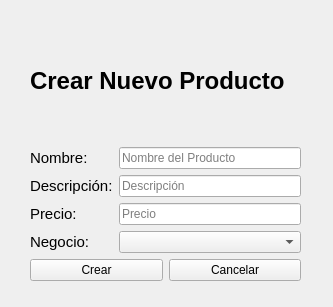
<?xml version="1.0" encoding="UTF-8"?>
<ui version="4.0">
 <class>Form</class>
 <widget class="QWidget" name="Form">
  <property name="geometry">
   <rect>
    <x>0</x>
    <y>0</y>
    <width>333</width>
    <height>307</height>
   </rect>
  </property>
  <property name="windowTitle">
   <string>Foud Court</string>
  </property>
  <widget class="QWidget" name="">
   <property name="geometry">
    <rect>
     <x>30</x>
     <y>20</y>
     <width>271</width>
     <height>261</height>
    </rect>
   </property>
   <layout class="QGridLayout" name="gridLayout_3">
    <item row="0" column="0">
     <widget class="QLabel" name="label">
      <property name="font">
       <font>
        <pointsize>18</pointsize>
        <weight>75</weight>
        <bold>true</bold>
       </font>
      </property>
      <property name="text">
       <string>Crear Nuevo Producto</string>
      </property>
     </widget>
    </item>
    <item row="1" column="0">
     <layout class="QGridLayout" name="gridLayout_2">
      <item row="0" column="0">
       <widget class="QLabel" name="label_2">
        <property name="font">
         <font>
          <pointsize>11</pointsize>
         </font>
        </property>
        <property name="text">
         <string>Nombre: </string>
        </property>
       </widget>
      </item>
      <item row="0" column="1">
       <widget class="QLineEdit" name="InputNombre">
        <property name="placeholderText">
         <string>Nombre del Producto</string>
        </property>
       </widget>
      </item>
      <item row="1" column="0">
       <widget class="QLabel" name="label_3">
        <property name="font">
         <font>
          <pointsize>11</pointsize>
         </font>
        </property>
        <property name="text">
         <string>Descripción:</string>
        </property>
       </widget>
      </item>
      <item row="1" column="1">
       <widget class="QLineEdit" name="InputDescripcion">
        <property name="placeholderText">
         <string>Descripción</string>
        </property>
       </widget>
      </item>
      <item row="2" column="0">
       <widget class="QLabel" name="label_4">
        <property name="font">
         <font>
          <pointsize>11</pointsize>
         </font>
        </property>
        <property name="text">
         <string>Precio:</string>
        </property>
       </widget>
      </item>
      <item row="2" column="1">
       <widget class="QLineEdit" name="InputPrecio">
        <property name="placeholderText">
         <string>Precio</string>
        </property>
       </widget>
      </item>
      <item row="3" column="0">
       <widget class="QLabel" name="label_6">
        <property name="font">
         <font>
          <pointsize>11</pointsize>
         </font>
        </property>
        <property name="text">
         <string>Negocio:</string>
        </property>
       </widget>
      </item>
      <item row="3" column="1">
       <widget class="QComboBox" name="comboBoxNegocio">
        <property name="cursor">
         <cursorShape>PointingHandCursor</cursorShape>
        </property>
       </widget>
      </item>
     </layout>
    </item>
    <item row="2" column="0">
     <layout class="QGridLayout" name="gridLayout">
      <item row="0" column="1">
       <widget class="QPushButton" name="btnCancelar">
        <property name="text">
         <string>Cancelar</string>
        </property>
       </widget>
      </item>
      <item row="0" column="0">
       <widget class="QPushButton" name="btnCrear">
        <property name="text">
         <string>Crear</string>
        </property>
       </widget>
      </item>
     </layout>
    </item>
   </layout>
  </widget>
 </widget>
 <resources/>
 <connections/>
</ui>
